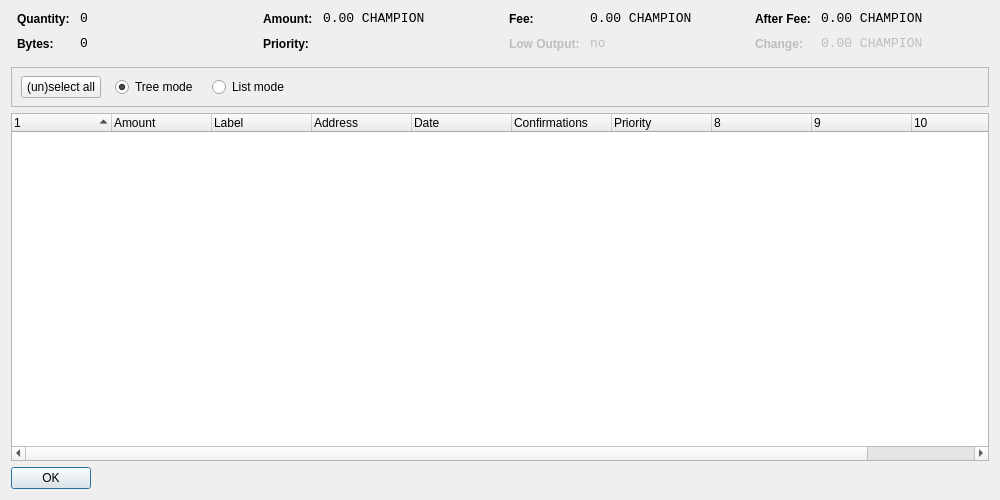
<?xml version="1.0" encoding="UTF-8"?>
<ui version="4.0">
 <class>CoinControlDialog</class>
 <widget class="QDialog" name="CoinControlDialog">
  <property name="geometry">
   <rect>
    <x>0</x>
    <y>0</y>
    <width>1000</width>
    <height>500</height>
   </rect>
  </property>
  <property name="windowTitle">
   <string>Coin Control</string>
  </property>
  <layout class="QVBoxLayout" name="verticalLayout">
   <item>
    <layout class="QHBoxLayout" name="horizontalLayoutTop" stretch="0,0,0,0">
     <property name="topMargin">
      <number>0</number>
     </property>
     <property name="bottomMargin">
      <number>10</number>
     </property>
     <item>
      <layout class="QFormLayout" name="formLayoutCoinControl1">
       <property name="horizontalSpacing">
        <number>10</number>
       </property>
       <property name="verticalSpacing">
        <number>10</number>
       </property>
       <property name="leftMargin">
        <number>6</number>
       </property>
       <property name="rightMargin">
        <number>6</number>
       </property>
       <item row="0" column="0">
        <widget class="QLabel" name="labelCoinControlQuantityText">
         <property name="styleSheet">
          <string notr="true">font-weight:bold;</string>
         </property>
         <property name="text">
          <string>Quantity:</string>
         </property>
        </widget>
       </item>
       <item row="0" column="1">
        <widget class="QLabel" name="labelCoinControlQuantity">
         <property name="font">
          <font>
           <family>Monospace</family>
           <pointsize>10</pointsize>
          </font>
         </property>
         <property name="cursor">
          <cursorShape>IBeamCursor</cursorShape>
         </property>
         <property name="contextMenuPolicy">
          <enum>Qt::ActionsContextMenu</enum>
         </property>
         <property name="text">
          <string notr="true">0</string>
         </property>
         <property name="textInteractionFlags">
          <set>Qt::LinksAccessibleByMouse|Qt::TextSelectableByKeyboard|Qt::TextSelectableByMouse</set>
         </property>
        </widget>
       </item>
       <item row="1" column="0">
        <widget class="QLabel" name="labelCoinControlBytesText">
         <property name="styleSheet">
          <string notr="true">font-weight:bold;</string>
         </property>
         <property name="text">
          <string>Bytes:</string>
         </property>
        </widget>
       </item>
       <item row="1" column="1">
        <widget class="QLabel" name="labelCoinControlBytes">
         <property name="font">
          <font>
           <family>Monospace</family>
           <pointsize>10</pointsize>
          </font>
         </property>
         <property name="cursor">
          <cursorShape>IBeamCursor</cursorShape>
         </property>
         <property name="contextMenuPolicy">
          <enum>Qt::ActionsContextMenu</enum>
         </property>
         <property name="text">
          <string notr="true">0</string>
         </property>
         <property name="textInteractionFlags">
          <set>Qt::LinksAccessibleByMouse|Qt::TextSelectableByKeyboard|Qt::TextSelectableByMouse</set>
         </property>
        </widget>
       </item>
      </layout>
     </item>
     <item>
      <layout class="QFormLayout" name="formLayoutCoinControl2">
       <property name="horizontalSpacing">
        <number>10</number>
       </property>
       <property name="verticalSpacing">
        <number>10</number>
       </property>
       <property name="leftMargin">
        <number>6</number>
       </property>
       <property name="rightMargin">
        <number>6</number>
       </property>
       <item row="0" column="0">
        <widget class="QLabel" name="labelCoinControlAmountText">
         <property name="styleSheet">
          <string notr="true">font-weight:bold;</string>
         </property>
         <property name="text">
          <string>Amount:</string>
         </property>
        </widget>
       </item>
       <item row="0" column="1">
        <widget class="QLabel" name="labelCoinControlAmount">
         <property name="font">
          <font>
           <family>Monospace</family>
           <pointsize>10</pointsize>
          </font>
         </property>
         <property name="cursor">
          <cursorShape>IBeamCursor</cursorShape>
         </property>
         <property name="contextMenuPolicy">
          <enum>Qt::ActionsContextMenu</enum>
         </property>
         <property name="text">
          <string notr="true">0.00 CHAMPION</string>
         </property>
         <property name="textInteractionFlags">
          <set>Qt::LinksAccessibleByMouse|Qt::TextSelectableByKeyboard|Qt::TextSelectableByMouse</set>
         </property>
        </widget>
       </item>
       <item row="1" column="0">
        <widget class="QLabel" name="labelCoinControlPriorityText">
         <property name="styleSheet">
          <string notr="true">font-weight:bold;</string>
         </property>
         <property name="text">
          <string>Priority:</string>
         </property>
        </widget>
       </item>
       <item row="1" column="1">
        <widget class="QLabel" name="labelCoinControlPriority">
         <property name="font">
          <font>
           <family>Monospace</family>
           <pointsize>10</pointsize>
          </font>
         </property>
         <property name="cursor">
          <cursorShape>IBeamCursor</cursorShape>
         </property>
         <property name="contextMenuPolicy">
          <enum>Qt::ActionsContextMenu</enum>
         </property>
         <property name="text">
          <string/>
         </property>
         <property name="textInteractionFlags">
          <set>Qt::LinksAccessibleByMouse|Qt::TextSelectableByKeyboard|Qt::TextSelectableByMouse</set>
         </property>
        </widget>
       </item>
      </layout>
     </item>
     <item>
      <layout class="QFormLayout" name="formLayoutCoinControl3">
       <property name="horizontalSpacing">
        <number>10</number>
       </property>
       <property name="verticalSpacing">
        <number>10</number>
       </property>
       <property name="leftMargin">
        <number>6</number>
       </property>
       <property name="rightMargin">
        <number>6</number>
       </property>
       <item row="0" column="0">
        <widget class="QLabel" name="labelCoinControlFeeText">
         <property name="styleSheet">
          <string notr="true">font-weight:bold;</string>
         </property>
         <property name="text">
          <string>Fee:</string>
         </property>
        </widget>
       </item>
       <item row="0" column="1">
        <widget class="QLabel" name="labelCoinControlFee">
         <property name="font">
          <font>
           <family>Monospace</family>
           <pointsize>10</pointsize>
          </font>
         </property>
         <property name="cursor">
          <cursorShape>IBeamCursor</cursorShape>
         </property>
         <property name="contextMenuPolicy">
          <enum>Qt::ActionsContextMenu</enum>
         </property>
         <property name="text">
          <string notr="true">0.00 CHAMPION</string>
         </property>
         <property name="textInteractionFlags">
          <set>Qt::LinksAccessibleByMouse|Qt::TextSelectableByKeyboard|Qt::TextSelectableByMouse</set>
         </property>
        </widget>
       </item>
       <item row="1" column="0">
        <widget class="QLabel" name="labelCoinControlLowOutputText">
         <property name="enabled">
          <bool>false</bool>
         </property>
         <property name="styleSheet">
          <string notr="true">font-weight:bold;</string>
         </property>
         <property name="text">
          <string>Low Output:</string>
         </property>
        </widget>
       </item>
       <item row="1" column="1">
        <widget class="QLabel" name="labelCoinControlLowOutput">
         <property name="enabled">
          <bool>false</bool>
         </property>
         <property name="font">
          <font>
           <family>Monospace</family>
           <pointsize>10</pointsize>
          </font>
         </property>
         <property name="cursor">
          <cursorShape>IBeamCursor</cursorShape>
         </property>
         <property name="contextMenuPolicy">
          <enum>Qt::ActionsContextMenu</enum>
         </property>
         <property name="text">
          <string notr="true">no</string>
         </property>
         <property name="textInteractionFlags">
          <set>Qt::LinksAccessibleByMouse|Qt::TextSelectableByKeyboard|Qt::TextSelectableByMouse</set>
         </property>
        </widget>
       </item>
      </layout>
     </item>
     <item>
      <layout class="QFormLayout" name="formLayoutCoinControl4">
       <property name="horizontalSpacing">
        <number>10</number>
       </property>
       <property name="verticalSpacing">
        <number>10</number>
       </property>
       <property name="leftMargin">
        <number>6</number>
       </property>
       <property name="rightMargin">
        <number>6</number>
       </property>
       <item row="0" column="0">
        <widget class="QLabel" name="labelCoinControlAfterFeeText">
         <property name="styleSheet">
          <string notr="true">font-weight:bold;</string>
         </property>
         <property name="text">
          <string>After Fee:</string>
         </property>
        </widget>
       </item>
       <item row="0" column="1">
        <widget class="QLabel" name="labelCoinControlAfterFee">
         <property name="font">
          <font>
           <family>Monospace</family>
           <pointsize>10</pointsize>
          </font>
         </property>
         <property name="cursor">
          <cursorShape>IBeamCursor</cursorShape>
         </property>
         <property name="contextMenuPolicy">
          <enum>Qt::ActionsContextMenu</enum>
         </property>
         <property name="text">
          <string notr="true">0.00 CHAMPION</string>
         </property>
         <property name="textInteractionFlags">
          <set>Qt::LinksAccessibleByMouse|Qt::TextSelectableByKeyboard|Qt::TextSelectableByMouse</set>
         </property>
        </widget>
       </item>
       <item row="1" column="0">
        <widget class="QLabel" name="labelCoinControlChangeText">
         <property name="enabled">
          <bool>false</bool>
         </property>
         <property name="styleSheet">
          <string notr="true">font-weight:bold;</string>
         </property>
         <property name="text">
          <string>Change:</string>
         </property>
        </widget>
       </item>
       <item row="1" column="1">
        <widget class="QLabel" name="labelCoinControlChange">
         <property name="enabled">
          <bool>false</bool>
         </property>
         <property name="font">
          <font>
           <family>Monospace</family>
           <pointsize>10</pointsize>
          </font>
         </property>
         <property name="cursor">
          <cursorShape>IBeamCursor</cursorShape>
         </property>
         <property name="contextMenuPolicy">
          <enum>Qt::ActionsContextMenu</enum>
         </property>
         <property name="text">
          <string notr="true">0.00 CHAMPION</string>
         </property>
         <property name="textInteractionFlags">
          <set>Qt::LinksAccessibleByMouse|Qt::TextSelectableByKeyboard|Qt::TextSelectableByMouse</set>
         </property>
        </widget>
       </item>
      </layout>
     </item>
    </layout>
   </item>
   <item>
    <widget class="QFrame" name="frame">
     <property name="minimumSize">
      <size>
       <width>0</width>
       <height>40</height>
      </size>
     </property>
     <property name="frameShape">
      <enum>QFrame::StyledPanel</enum>
     </property>
     <property name="frameShadow">
      <enum>QFrame::Sunken</enum>
     </property>
     <widget class="QWidget" name="horizontalLayoutWidget">
      <property name="geometry">
       <rect>
        <x>10</x>
        <y>0</y>
        <width>781</width>
        <height>41</height>
       </rect>
      </property>
      <layout class="QHBoxLayout" name="horizontalLayoutPanel" stretch="0,0,0,0,0">
       <property name="spacing">
        <number>14</number>
       </property>
       <item>
        <widget class="QPushButton" name="pushButtonSelectAll">
         <property name="sizePolicy">
          <sizepolicy hsizetype="Maximum" vsizetype="Fixed">
           <horstretch>0</horstretch>
           <verstretch>0</verstretch>
          </sizepolicy>
         </property>
         <property name="text">
          <string>(un)select all</string>
         </property>
        </widget>
       </item>
       <item>
        <widget class="QRadioButton" name="radioTreeMode">
         <property name="sizePolicy">
          <sizepolicy hsizetype="Maximum" vsizetype="Fixed">
           <horstretch>0</horstretch>
           <verstretch>0</verstretch>
          </sizepolicy>
         </property>
         <property name="text">
          <string>Tree mode</string>
         </property>
         <property name="checked">
          <bool>true</bool>
         </property>
        </widget>
       </item>
       <item>
        <widget class="QRadioButton" name="radioListMode">
         <property name="sizePolicy">
          <sizepolicy hsizetype="Maximum" vsizetype="Fixed">
           <horstretch>0</horstretch>
           <verstretch>0</verstretch>
          </sizepolicy>
         </property>
         <property name="text">
          <string>List mode</string>
         </property>
        </widget>
       </item>
       <item>
        <spacer name="horizontalSpacer">
         <property name="orientation">
          <enum>Qt::Horizontal</enum>
         </property>
         <property name="sizeHint" stdset="0">
          <size>
           <width>40</width>
           <height>20</height>
          </size>
         </property>
        </spacer>
       </item>
      </layout>
     </widget>
    </widget>
   </item>
   <item>
    <widget class="CoinControlTreeWidget" name="treeWidget">
     <property name="contextMenuPolicy">
      <enum>Qt::CustomContextMenu</enum>
     </property>
     <property name="sortingEnabled">
      <bool>false</bool>
     </property>
     <property name="columnCount">
      <number>11</number>
     </property>
     <attribute name="headerShowSortIndicator" stdset="0">
      <bool>true</bool>
     </attribute>
     <attribute name="headerStretchLastSection">
      <bool>false</bool>
     </attribute>
     <column>
      <property name="text">
       <string/>
      </property>
     </column>
     <column>
      <property name="text">
       <string>Amount</string>
      </property>
     </column>
     <column>
      <property name="text">
       <string>Label</string>
      </property>
     </column>
     <column>
      <property name="text">
       <string>Address</string>
      </property>
     </column>
     <column>
      <property name="text">
       <string>Date</string>
      </property>
     </column>
     <column>
      <property name="text">
       <string>Confirmations</string>
      </property>
      <property name="toolTip">
       <string>Confirmed</string>
      </property>
     </column>
     <column>
      <property name="text">
       <string>Priority</string>
      </property>
     </column>
     <column>
      <property name="text">
       <string/>
      </property>
     </column>
     <column>
      <property name="text">
       <string/>
      </property>
     </column>
     <column>
      <property name="text">
       <string/>
      </property>
     </column>
     <column>
      <property name="text">
       <string/>
      </property>
     </column>
    </widget>
   </item>
   <item>
    <widget class="QDialogButtonBox" name="buttonBox">
     <property name="sizePolicy">
      <sizepolicy hsizetype="Maximum" vsizetype="Fixed">
       <horstretch>0</horstretch>
       <verstretch>0</verstretch>
      </sizepolicy>
     </property>
     <property name="orientation">
      <enum>Qt::Horizontal</enum>
     </property>
     <property name="standardButtons">
      <set>QDialogButtonBox::Ok</set>
     </property>
    </widget>
   </item>
  </layout>
 </widget>
 <customwidgets>
  <customwidget>
   <class>CoinControlTreeWidget</class>
   <extends>QTreeWidget</extends>
   <header>coincontroltreewidget.h</header>
  </customwidget>
 </customwidgets>
 <resources/>
 <connections/>
</ui>
